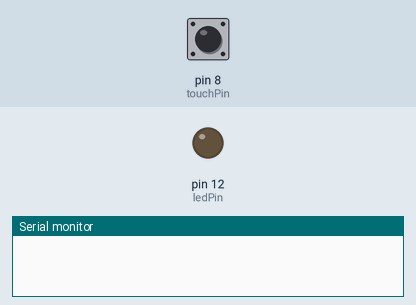
Bench run of a sketch on a simulated Arduino Uno, built with avr-gcc and run on an emulated ATmega328P. Parts: output pins drawn as LEDs (lit = HIGH), the last lines printed to the serial monitor. Inputs (shaded band) come from the test bench; at power-on: pin 8 (touchPin) LOW.

Above: at 1.2 s.
1.3 s: pin 8 (touchPin) pulled HIGH for 0.15 s
At 2.2 s:
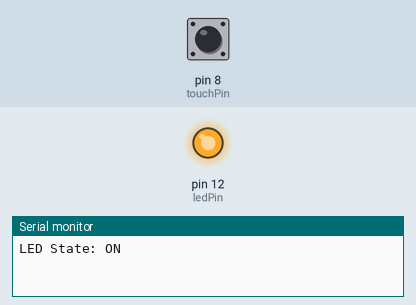
2.9 s: pin 8 (touchPin) pulled HIGH for 1 s
At 3.4 s:
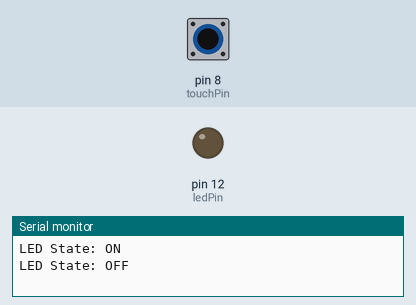
5.4 s: pin 8 (touchPin) pulled HIGH for 3.2 s
At 6.5 s:
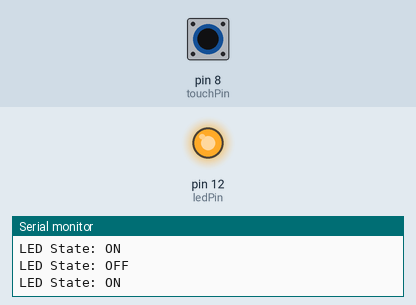
Timing chart, 0 to 8.4 s (numbered marks = the images above; inputs shaded):
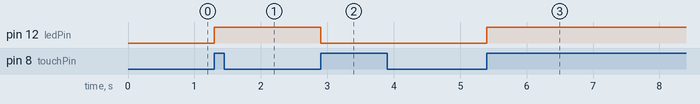

Measured:
- after the input at 1.3 s, pin 12 (ledPin): LOW → HIGH at once
- after the input at 2.9 s, pin 12 (ledPin): HIGH → LOW at once
- after the input at 5.4 s, pin 12 (ledPin): LOW → HIGH at once

The sketch:

touch-sensor.ino
```cpp
const int touchPin = 8;
const int ledPin = 12;

bool ledState = false;
bool lastTouchState = LOW;

void setup() {

  pinMode(touchPin, INPUT);
  pinMode(ledPin, OUTPUT);

  Serial.begin(9600);
}

void loop() {

  bool currentTouch = digitalRead(touchPin);

  // Detect touch event
  if (currentTouch == HIGH && lastTouchState == LOW) {

    ledState = !ledState;

    digitalWrite(ledPin, ledState);

    Serial.print("LED State: ");
    Serial.println(ledState ? "ON" : "OFF");

    delay(200); // debounce
  }

  lastTouchState = currentTouch;
}
```
